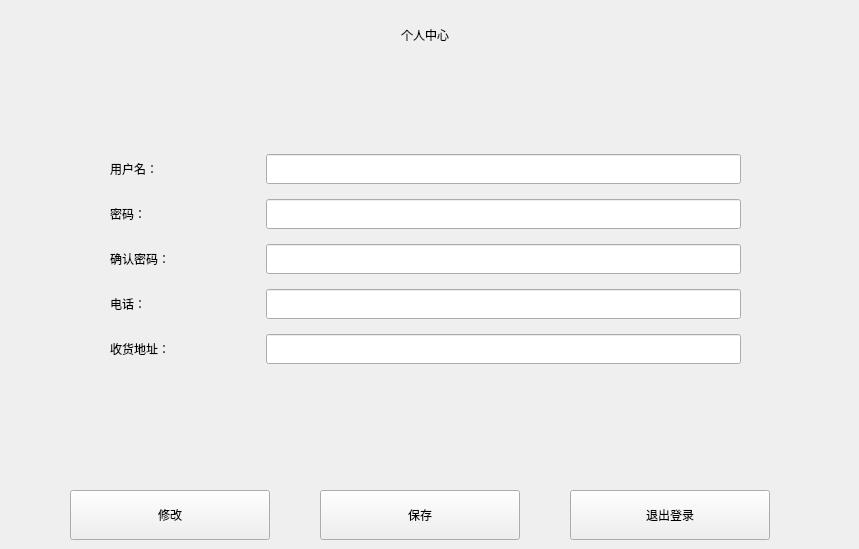
    <widget class="QWidget" name="page7">
     <widget class="QPushButton" name="savePersonInfo">
      <property name="geometry">
       <rect>
        <x>320</x>
        <y>490</y>
        <width>200</width>
        <height>50</height>
       </rect>
      </property>
      <property name="text">
       <string>保存</string>
      </property>
     </widget>
     <widget class="QWidget" name="layoutWidget">
      <property name="geometry">
       <rect>
        <x>10</x>
        <y>80</y>
        <width>831</width>
        <height>361</height>
       </rect>
      </property>
      <layout class="QVBoxLayout" name="verticalLayout">
       <property name="leftMargin">
        <number>100</number>
       </property>
       <property name="topMargin">
        <number>65</number>
       </property>
       <property name="rightMargin">
        <number>100</number>
       </property>
       <property name="bottomMargin">
        <number>65</number>
       </property>
       <item>
        <layout class="QHBoxLayout" name="horizontalLayout">
         <item>
          <widget class="QLabel" name="username">
           <property name="minimumSize">
            <size>
             <width>150</width>
             <height>0</height>
            </size>
           </property>
           <property name="text">
            <string>用户名：</string>
           </property>
           <property name="alignment">
            <set>Qt::AlignLeading|Qt::AlignLeft|Qt::AlignVCenter</set>
           </property>
          </widget>
         </item>
         <item>
          <widget class="QLineEdit" name="usernameValue">
           <property name="minimumSize">
            <size>
             <width>0</width>
             <height>30</height>
            </size>
           </property>
           <property name="readOnly">
            <bool>true</bool>
           </property>
          </widget>
         </item>
        </layout>
       </item>
       <item>
        <layout class="QHBoxLayout" name="horizontalLayout_2">
         <item>
          <widget class="QLabel" name="password">
           <property name="minimumSize">
            <size>
             <width>150</width>
             <height>0</height>
            </size>
           </property>
           <property name="text">
            <string>密码：</string>
           </property>
          </widget>
         </item>
         <item>
          <widget class="QLineEdit" name="passwordValue">
           <property name="minimumSize">
            <size>
             <width>0</width>
             <height>30</height>
            </size>
           </property>
           <property name="echoMode">
            <enum>QLineEdit::Password</enum>
           </property>
          </widget>
         </item>
        </layout>
       </item>
       <item>
        <layout class="QHBoxLayout" name="horizontalLayout_5">
         <item>
          <widget class="QLabel" name="password_2">
           <property name="minimumSize">
            <size>
             <width>150</width>
             <height>0</height>
            </size>
           </property>
           <property name="text">
            <string>确认密码：</string>
           </property>
          </widget>
         </item>
         <item>
          <widget class="QLineEdit" name="passwordValue_2">
           <property name="minimumSize">
            <size>
             <width>0</width>
             <height>30</height>
            </size>
           </property>
           <property name="echoMode">
            <enum>QLineEdit::Password</enum>
           </property>
          </widget>
         </item>
        </layout>
       </item>
       <item>
        <layout class="QHBoxLayout" name="horizontalLayout_3">
         <item>
          <widget class="QLabel" name="phone">
           <property name="minimumSize">
            <size>
             <width>150</width>
             <height>0</height>
            </size>
           </property>
           <property name="text">
            <string>电话：</string>
           </property>
          </widget>
         </item>
         <item>
          <widget class="QLineEdit" name="phoneValue">
           <property name="minimumSize">
            <size>
             <width>0</width>
             <height>30</height>
            </size>
           </property>
          </widget>
         </item>
        </layout>
       </item>
       <item>
        <layout class="QHBoxLayout" name="horizontalLayout_4">
         <item>
          <widget class="QLabel" name="address">
           <property name="minimumSize">
            <size>
             <width>150</width>
             <height>0</height>
            </size>
           </property>
           <property name="text">
            <string>收货地址：</string>
           </property>
          </widget>
         </item>
         <item>
          <widget class="QLineEdit" name="addressValue">
           <property name="minimumSize">
            <size>
             <width>0</width>
             <height>30</height>
            </size>
           </property>
          </widget>
         </item>
        </layout>
       </item>
      </layout>
     </widget>
     <widget class="QPushButton" name="editPersonInfo">
      <property name="geometry">
       <rect>
        <x>70</x>
        <y>490</y>
        <width>200</width>
        <height>50</height>
       </rect>
      </property>
      <property name="text">
       <string>修改</string>
      </property>
     </widget>
     <widget class="QPushButton" name="logout">
      <property name="geometry">
       <rect>
        <x>570</x>
        <y>490</y>
        <width>200</width>
        <height>50</height>
       </rect>
      </property>
      <property name="text">
       <string>退出登录</string>
      </property>
     </widget>
     <widget class="QLabel" name="infoLabel">
      <property name="geometry">
       <rect>
        <x>0</x>
        <y>10</y>
        <width>850</width>
        <height>50</height>
       </rect>
      </property>
      <property name="styleSheet">
       <string notr="true">font: 26pt &quot;华文行楷&quot;;
</string>
      </property>
      <property name="text">
       <string>个人中心</string>
      </property>
      <property name="alignment">
       <set>Qt::AlignCenter</set>
      </property>
     </widget>
    </widget>
